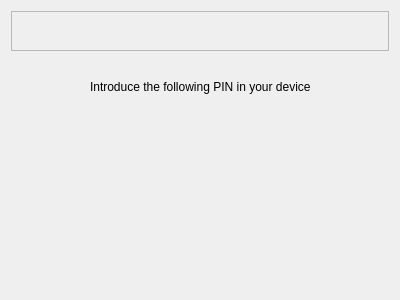
<?xml version="1.0" encoding="UTF-8"?>
<ui version="4.0">
 <class>Pairing</class>
 <widget class="QWidget" name="Pairing">
  <property name="geometry">
   <rect>
    <x>0</x>
    <y>0</y>
    <width>400</width>
    <height>300</height>
   </rect>
  </property>
  <property name="windowTitle">
   <string>Form</string>
  </property>
  <layout class="QVBoxLayout" name="verticalLayout">
   <item>
    <widget class="QFrame" name="frame">
     <property name="frameShape">
      <enum>QFrame::StyledPanel</enum>
     </property>
     <property name="frameShadow">
      <enum>QFrame::Raised</enum>
     </property>
     <layout class="QHBoxLayout" name="horizontalLayout_2">
      <item>
       <spacer name="horizontalSpacer_3">
        <property name="orientation">
         <enum>Qt::Horizontal</enum>
        </property>
        <property name="sizeHint" stdset="0">
         <size>
          <width>40</width>
          <height>20</height>
         </size>
        </property>
       </spacer>
      </item>
      <item>
       <widget class="QLabel" name="pinNumber">
        <property name="frameShape">
         <enum>QFrame::NoFrame</enum>
        </property>
        <property name="frameShadow">
         <enum>QFrame::Raised</enum>
        </property>
        <property name="lineWidth">
         <number>0</number>
        </property>
        <property name="text">
         <string/>
        </property>
       </widget>
      </item>
      <item>
       <spacer name="horizontalSpacer_4">
        <property name="orientation">
         <enum>Qt::Horizontal</enum>
        </property>
        <property name="sizeHint" stdset="0">
         <size>
          <width>40</width>
          <height>20</height>
         </size>
        </property>
       </spacer>
      </item>
     </layout>
    </widget>
   </item>
   <item>
    <spacer name="verticalSpacer_2">
     <property name="orientation">
      <enum>Qt::Vertical</enum>
     </property>
     <property name="sizeType">
      <enum>QSizePolicy::Fixed</enum>
     </property>
     <property name="sizeHint" stdset="0">
      <size>
       <width>20</width>
       <height>20</height>
      </size>
     </property>
    </spacer>
   </item>
   <item>
    <layout class="QHBoxLayout" name="horizontalLayout">
     <item>
      <spacer name="horizontalSpacer">
       <property name="orientation">
        <enum>Qt::Horizontal</enum>
       </property>
       <property name="sizeHint" stdset="0">
        <size>
         <width>40</width>
         <height>20</height>
        </size>
       </property>
      </spacer>
     </item>
     <item>
      <widget class="QLabel" name="label_2">
       <property name="text">
        <string>Introduce the following PIN in your device</string>
       </property>
      </widget>
     </item>
     <item>
      <spacer name="horizontalSpacer_2">
       <property name="orientation">
        <enum>Qt::Horizontal</enum>
       </property>
       <property name="sizeHint" stdset="0">
        <size>
         <width>40</width>
         <height>20</height>
        </size>
       </property>
      </spacer>
     </item>
    </layout>
   </item>
   <item>
    <spacer name="verticalSpacer">
     <property name="orientation">
      <enum>Qt::Vertical</enum>
     </property>
     <property name="sizeHint" stdset="0">
      <size>
       <width>20</width>
       <height>40</height>
      </size>
     </property>
    </spacer>
   </item>
  </layout>
 </widget>
 <resources/>
 <connections/>
</ui>
